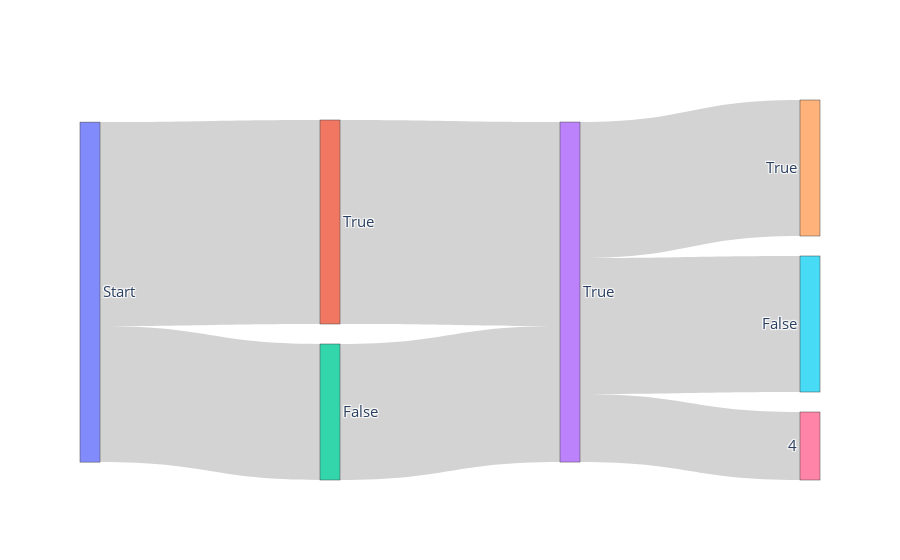

Notebook cell for this chart:
### Code cell
sankey_from_df(df)

### Figure 1 — Plotly figure (JSON) as saved in the notebook; plotly's stock layout.template omitted (floating-point values rounded to 4 significant figures)
{"data": [{"link": {"color": "lightgrey", "source": [0, 0, 1, 2, 3, 3, 3], "target": [1, 2, 3, 3, 4, 5, 6], "value": [3, 2, 3, 2, 2, 2, 1]}, "node": {"label": ["Start", "True", "False", "True", "True", "False", "4"]}, "type": "sankey"}], "layout": {"font": {"size": 15}}}
